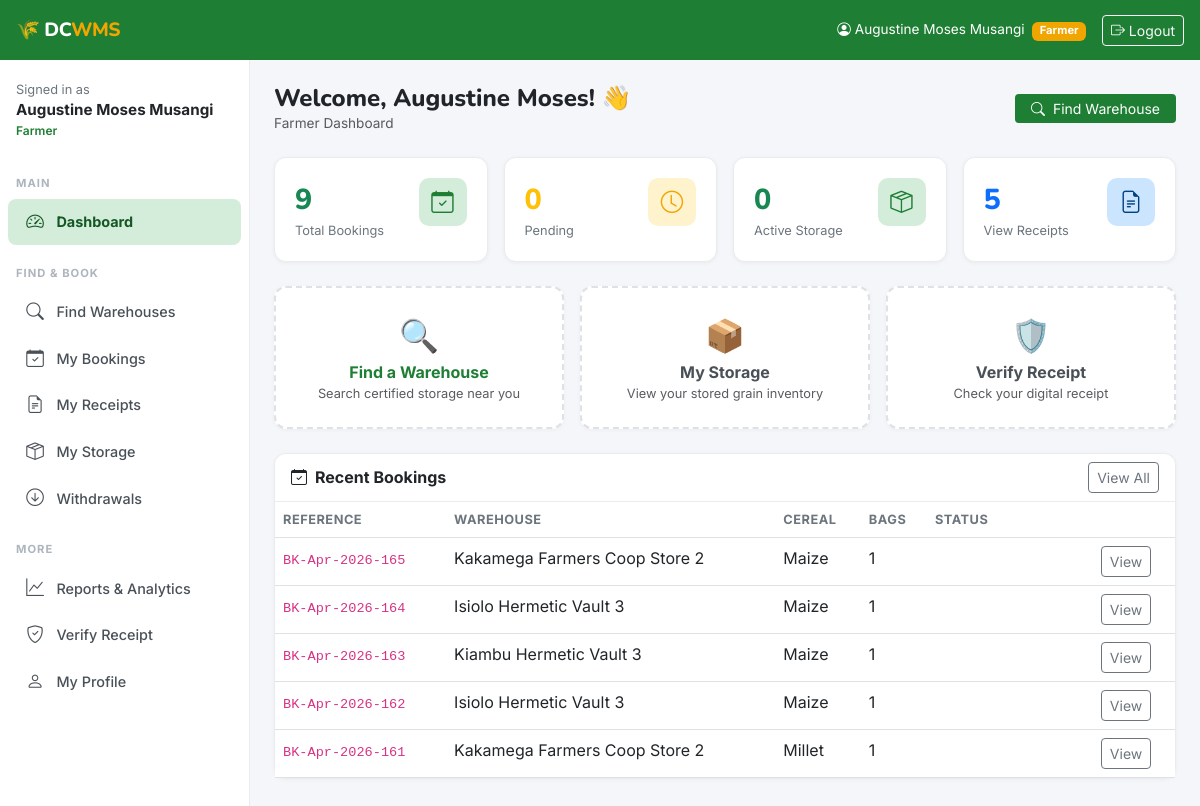
Before: /dashboard/ (signed in) with the older database file.
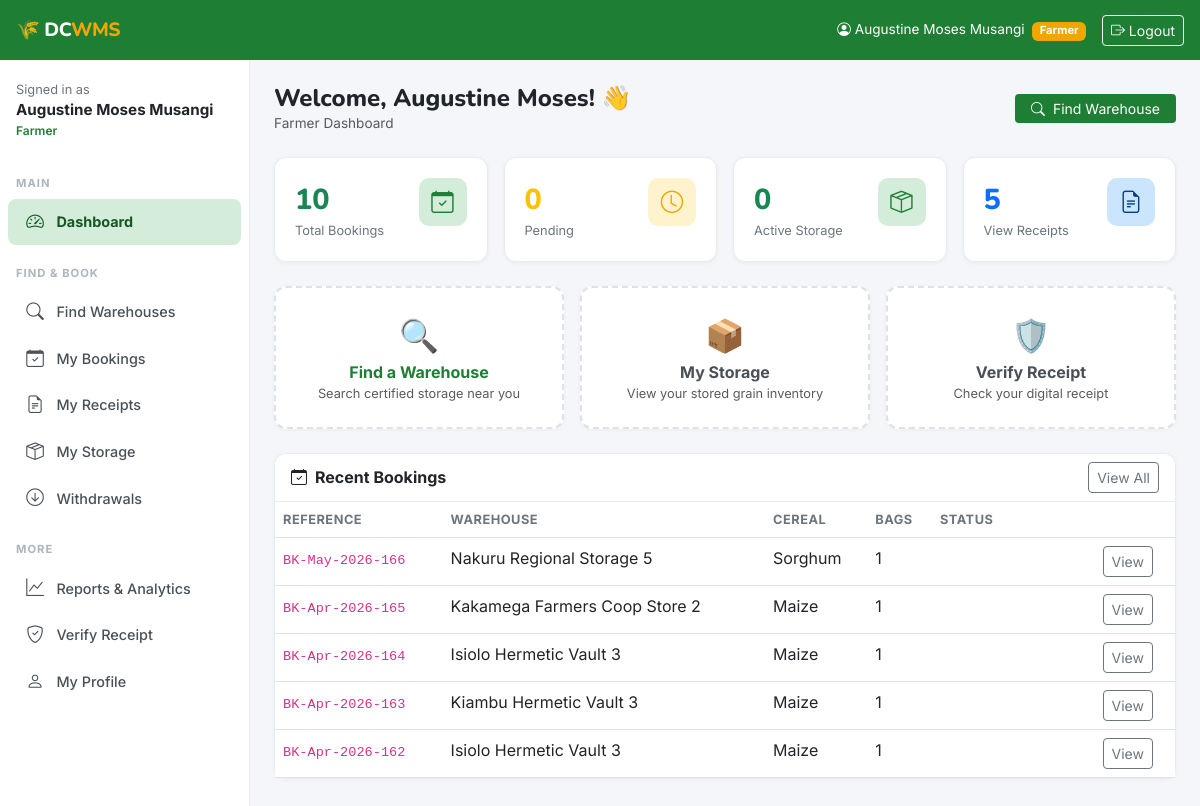
After: the same page with the newer database file.
### bookings/models.py (models this page shows, shortened)
class Booking(models.Model):
    STATUS_PENDING_PAYMENT = 'pending_payment'
    STATUS_CONFIRMED = 'confirmed'
    STATUS_ACTIVE = 'active'
    STATUS_COMPLETED = 'completed'
    STATUS_CANCELLED = 'cancelled'
    STATUS_CHOICES = [
        (STATUS_PENDING_PAYMENT, 'Pending Payment'),
        (STATUS_CONFIRMED, 'Confirmed'),
        (STATUS_ACTIVE, 'Active'),
        (STATUS_COMPLETED, 'Completed'),
        (STATUS_CANCELLED, 'Cancelled'),
    ]
    CEREAL_CHOICES = [
        ('maize', 'Maize'), ('wheat', 'Wheat'), ('sorghum', 'Sorghum'),
        ('millet', 'Millet'), ('barley', 'Barley'), ('rice', 'Rice'),
        ('beans', 'Beans'), ('peas', 'Peas'), ('other', 'Other'),
    ]
    booking_reference = models.CharField(max_length=20, unique=True, editable=False)
    farmer = models.ForeignKey(
        settings.AUTH_USER_MODEL, on_delete=models.CASCADE,
        related_name='bookings', limit_choices_to={'role': 'farmer'}
    )
    warehouse = models.ForeignKey(
        'warehouses.Warehouse', on_delete=models.CASCADE, related_name='bookings'
    )
    cereal_type = models.CharField(max_length=30, choices=CEREAL_CHOICES, default='maize')
    quantity_bags = models.IntegerField(
        validators=[MinValueValidator(1)],
        help_text="Number of 90kg bags"
    )
    quantity_mt = models.DecimalField(
        max_digits=8, decimal_places=3,
        help_text="Weight in metric tonnes (auto-calculated)"
    )
    storage_start_date = models.DateField()
    storage_end_date = models.DateField()
    total_fee_kes = models.DecimalField(max_digits=12, decimal_places=2, default=0)
    status = models.CharField(max_length=20, choices=STATUS_CHOICES, default=STATUS_PENDING_PAYMENT)
    farmer_notes = models.TextField(blank=True)
    created_at = models.DateTimeField(auto_now_add=True)
    updated_at = models.DateTimeField(auto_now=True)
    class Meta:
        ordering = ['-created_at']
    @property
    def booking_ref_human(self):
        return self.booking_reference or 'BK-UNKNOWN'

### warehouses/models.py (models this page shows, shortened)
class Warehouse(models.Model):
    operator = models.ForeignKey(
        settings.AUTH_USER_MODEL,
        on_delete=models.CASCADE,
        related_name='warehouses',
        limit_choices_to={'role': 'operator'}
    )
    name = models.CharField(max_length=200)
    registration_number = models.CharField(max_length=50, unique=True, blank=True)
    county = models.CharField(max_length=100, choices=COUNTY_CHOICES)
    sub_county = models.CharField(max_length=100)
    village = models.CharField(max_length=100, blank=True)
    physical_address = models.TextField()
    latitude = models.DecimalField(max_digits=9, decimal_places=6, null=True, blank=True)
    longitude = models.DecimalField(max_digits=9, decimal_places=6, null=True, blank=True)
    total_capacity_mt = models.DecimalField(
        max_digits=10, decimal_places=2,
        validators=[MinValueValidator(0.01)],
        help_text="Total capacity in metric tonnes"
    )
    available_capacity_mt = models.DecimalField(
        max_digits=10, decimal_places=2,
        validators=[MinValueValidator(0)],
        help_text="Currently available capacity in metric tonnes"
    )
    storage_type = models.CharField(max_length=20, choices=STORAGE_TYPE_CHOICES, default='bagged')
    certification_status = models.CharField(max_length=20, choices=CERTIFICATION_CHOICES, default='wrsc')
    certification_expiry = models.DateField(null=True, blank=True)
    has_pest_control = models.BooleanField(default=True)
    has_moisture_control = models.BooleanField(default=False)
    has_security = models.BooleanField(default=True)
    has_fumigation = models.BooleanField(default=False)
    accepts_wrs = models.BooleanField(default=True, verbose_name="Accepts WRS Receipts")
    contact_phone = models.CharField(max_length=15)
    contact_email = models.EmailField(blank=True)
    storage_fee_per_bag_month = models.DecimalField(
        max_digits=8, decimal_places=2, default=50.00,
        help_text="KES per 90kg bag per month"
    )
    is_active = models.BooleanField(default=True)
    created_at = models.DateTimeField(auto_now_add=True)
    updated_at = models.DateTimeField(auto_now=True)
    class Meta:
        ordering = ['-created_at']
        verbose_name = 'Warehouse'
        verbose_name_plural = 'Warehouses'

### accounts/views.py (the view, shortened to what this page needs)
# urls.py: path('', dashboard_home, name='home'),
@login_required
def dashboard_home(request):
    user = request.user
    ctx = {}
    if user.is_farmer:
        ctx['my_bookings'] = Booking.objects.filter(farmer=user).order_by('-created_at')[:5]
        ctx['pending_bookings'] = Booking.objects.filter(farmer=user, status='pending').count()
        ctx['active_bookings'] = Booking.objects.filter(farmer=user, status='approved').count()
        ctx['my_withdrawals'] = Withdrawal.objects.filter(farmer=user).order_by('-created_at')[:5]
        ctx['total_bookings'] = Booking.objects.filter(farmer=user).count()
    return render(request, 'accounts/dashboard.html', ctx)

### accounts/models.py (called while the page is built)
    @property
    def is_farmer(self):
        return self.role == self.ROLE_FARMER

    @property
    def is_operator(self):
        return self.role == self.ROLE_OPERATOR

    @property
    def is_admin_user(self):
        return self.role == self.ROLE_ADMIN or self.is_superuser

### templates/accounts/dashboard.html (shortened to what the changed rows need)
{% extends 'base.html' %}
{% block content %}
{% if user.is_farmer %}
<div class="row g-3 mb-4">
  <div class="col-6 col-md-3">
    <div class="stat-card">
      <div class="d-flex justify-content-between align-items-start">
        <div>
          <div class="number text-success">{{ total_bookings }}</div>
          <div class="label">Total Bookings</div>
        </div>
        <div class="icon" style="background:#d4edda;color:#1e7e34;"><i class="bi bi-calendar-check"></i></div>
      </div>
    </div>
  </div>
  <div class="col-6 col-md-3">
    <div class="stat-card">
      <div class="d-flex justify-content-between align-items-start">
        <div>
          <div class="number text-warning">{{ pending_bookings }}</div>
          <div class="label">Pending</div>
        </div>
        <div class="icon" style="background:#fff3cd;color:#f0a500;"><i class="bi bi-clock"></i></div>
      </div>
    </div>
  </div>
  <div class="col-6 col-md-3">
    <div class="stat-card">
      <div class="d-flex justify-content-between align-items-start">
        <div>
          <div class="number text-success">{{ active_bookings }}</div>
          <div class="label">Active Storage</div>
        </div>
        <div class="icon" style="background:#d4edda;color:#1e7e34;"><i class="bi bi-box-seam"></i></div>
      </div>
    </div>
  </div>
  <div class="col-6 col-md-3">
    <div class="stat-card">
      <a href="{% url 'receipts:list' %}" style="text-decoration:none;">
        <div class="d-flex justify-content-between align-items-start">
          <div>
            <div class="number" style="color:#0d6efd;">{{ my_bookings|length }}</div>
            <div class="label">View Receipts</div>
          </div>
          <div class="icon" style="background:#cce5ff;color:#004085;"><i class="bi bi-file-earmark-text"></i></div>
        </div>
      </a>
    </div>
  </div>
</div>
<div class="row g-3 mb-4">
  <div class="col-md-4">
    <a href="{% url 'warehouses:finder' %}" class="card text-decoration-none" style="border:2px dashed #dee2e6;">
      <div class="card-body text-center py-4">
        <div style="font-size:2rem;color:#1e7e34;">🔍</div>
        <div style="font-weight:700;color:#1e7e34;">Find a Warehouse</div>
        <div class="text-muted" style="font-size:.8rem;">Search certified storage near you</div>
      </div>
    </a>
  </div>
  <div class="col-md-4">
    <a href="{% url 'inventory:list' %}" class="card text-decoration-none" style="border:2px dashed #dee2e6;">
      <div class="card-body text-center py-4">
        <div style="font-size:2rem;">📦</div>
        <div style="font-weight:700;color:#495057;">My Storage</div>
        <div class="text-muted" style="font-size:.8rem;">View your stored grain inventory</div>
      </div>
    </a>
  </div>
  <div class="col-md-4">
    <a href="{% url 'receipts:verify' %}" class="card text-decoration-none" style="border:2px dashed #dee2e6;">
      <div class="card-body text-center py-4">
        <div style="font-size:2rem;">🛡️</div>
        <div style="font-weight:700;color:#495057;">Verify Receipt</div>
        <div class="text-muted" style="font-size:.8rem;">Check your digital receipt</div>
      </div>
    </a>
  </div>
</div>
<div class="card">
  <div class="card-header d-flex justify-content-between align-items-center">
    <span><i class="bi bi-calendar-check me-2"></i>Recent Bookings</span>
    <a href="{% url 'bookings:list' %}" class="btn btn-sm btn-outline-secondary">View All</a>
  </div>
  <div class="card-body p-0">
    {% if my_bookings %}
    <div class="table-responsive">
      <table class="table mb-0">
        <thead><tr>
          <th>Reference</th><th>Warehouse</th><th>Cereal</th><th>Bags</th><th>Status</th><th></th>
        </tr></thead>
        <tbody>
          {% for b in my_bookings %}
          <tr>
            <td><code style="font-size:.85rem;">{{ b.booking_ref_human }}</code></td>
            <td>{{ b.warehouse.name }}</td>
            <td class="text-capitalize">{{ b.cereal_type }}</td>
            <td>{{ b.quantity_bags }}</td>
            <td><span class="badge badge-{{ b.status }} rounded-pill">{{ b.get_status_display }}</span></td>
            <td><a href="{% url 'bookings:detail' b.pk %}" class="btn btn-sm btn-outline-secondary">View</a></td>
          </tr>
          {% endfor %}
        </tbody>
      </table>
    </div>
    {% else %}
      <div class="text-center py-5 text-muted">
        <i class="bi bi-inbox" style="font-size:2.5rem;display:block;margin-bottom:.5rem;"></i>
        No bookings yet. <a href="{% url 'warehouses:finder' %}">Find a warehouse</a> to get started.
      </div>
    {% endif %}
  </div>
</div>
{% endif %}
{% endblock %}

Changed rows visible on the page:
no longer on this page (row unchanged): Booking: booking_ref_human "BK-Apr-2026-161", warehouse.name "Kakamega Farmers Coop Store 2", cereal_type "Millet", quantity_bags "1"
added Booking: booking_ref_human "BK-May-2026-166", warehouse.name "Nakuru Regional Storage 5", cereal_type "Sorghum", quantity_bags "1"
Other visible differences:
{{ total_bookings }}: "9" → "10"
